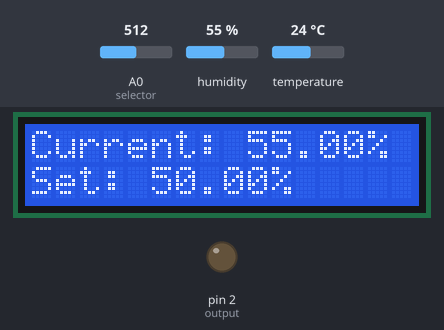
Recording of a sketch running on a simulated Arduino Uno, built with avr-gcc and run on an emulated ATmega328P. On the bench: 16×2 character LCD, output pins drawn as LEDs (lit = HIGH). Inputs (shaded band) come from the test bench; at power-on: humidity 55 %, A0 (selector) = 512, temperature 24 °C.

Above: at 4.2 s.
4.3 s: humidity set to 51 %
At 5.61 s:
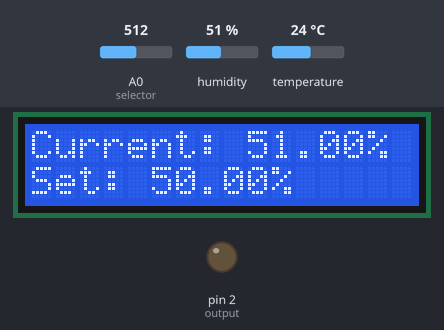
6.9 s: humidity set to 48 %
At 8.26 s:
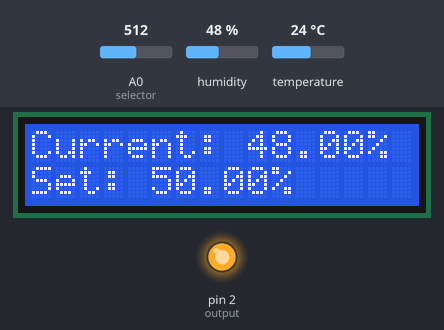
9.9 s: A0 (selector) set to 716
At 10.26 s:
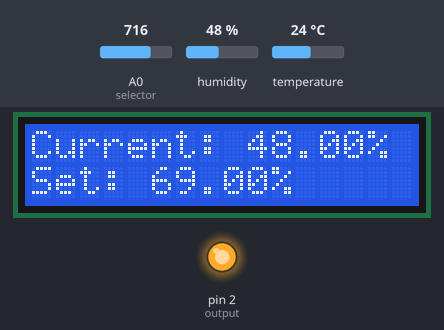
11.6 s: A0 (selector) set to 900
At 11.91 s:
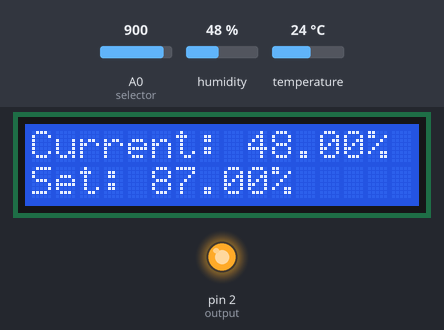
13.2 s: A0 (selector) set to 1007
At 13.58 s:
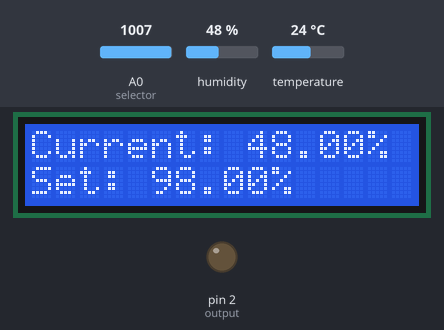
19.7 s: A0 (selector) set to 1023
At 19.91 s:
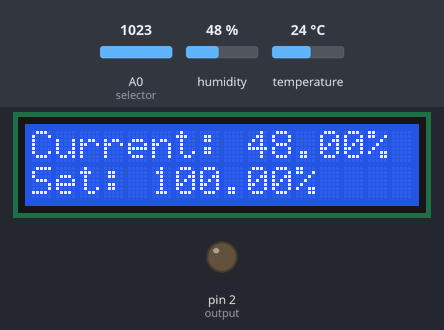
Timing chart, 0 to 22.2 s (numbered marks = the images above; inputs shaded):
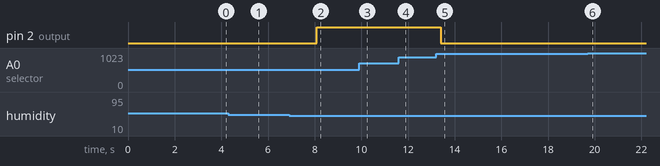

Measured:
- the behaviour switches between 50 and 49 % on humidity (found by bisection; images 1 and 2)
- after the input at 4.3 s, the display: first differs from a run without the input after 1.2 s (image 1)
- after the input at 6.9 s, pin 2 (output): LOW → HIGH after 1.2 s; the display: first differs from a run without the input after 0.89 s (image 2)
- after the input at 9.9 s, the display: first differs from a run without the input after 0.22 s (image 3)
- after the input at 11.6 s, the display: first differs from a run without the input after 0.16 s (image 4)
- after the input at 13.2 s, the display: first differs from a run without the input after 0.24 s (image 5)
- after the input at 19.7 s, the display: first differs from a run without the input after 0.07 s (image 6)

The sketch:

Humidifier.ino
```cpp
#include  <Wire.h>
#include  <LiquidCrystal_I2C.h>
#include "DHT.h"
#define DHTTYPE DHT11   // DHT 11

LiquidCrystal_I2C lcd(0x27, 2, 1, 0, 4, 5, 6, 7, 3, POSITIVE);

const int DHTPin = 5;
DHT dht(DHTPin, DHTTYPE);

int selector = A0;
int output = 2;

float level;
float h;

byte ctrl = 0;
long Time = 0;
long sensorTime;

const int fiveSeconds = 5000;
const word oneMinute = 60000;


void setup() {
  Serial.begin(9600);
  lcd.begin(16, 2);
  pinMode(output, OUTPUT);
  lcd.home ();
  lcd.setCursor ( 3, 0 );
  lcd.print("Humidifier");
  delay(3000);
  lcd.clear();
  dht.begin();
}

void loop() {
  level = analogRead(selector);
  level = map(level, 0, 1023, 0, 1000) / 10;

  if (sensorTime < millis()) {
    h = dht.readHumidity();

    if (isnan(h)) {
      Serial.println("Failed to read from DHT sensor!");
      return;
    }
    sensorTime = millis() + 2000;
  }

  lcd.setCursor (0, 0);
  lcd.print("Current: ");
  lcd.print(h);
  lcd.print("%");
  lcd.setCursor (0, 1);
  lcd.print("Set: ");
  lcd.print(level);
  lcd.print("%");
  delay(300);
  lcd.clear();

  if (h < level) {
    if (ctrl == 0) {
      digitalWrite(output, HIGH);
      ctrl = 1;
      Time = millis() + fiveSeconds;
    }
    if (Time <= millis()) {
      toggleOutpu();
      Time = millis() + oneMinute;
    }
  }

  if (h > level) {
    ctrl = 0;
    digitalWrite(output, LOW);
  }
}

void toggleOutpu() {
  digitalWrite(output, !digitalRead(output));
}
```
